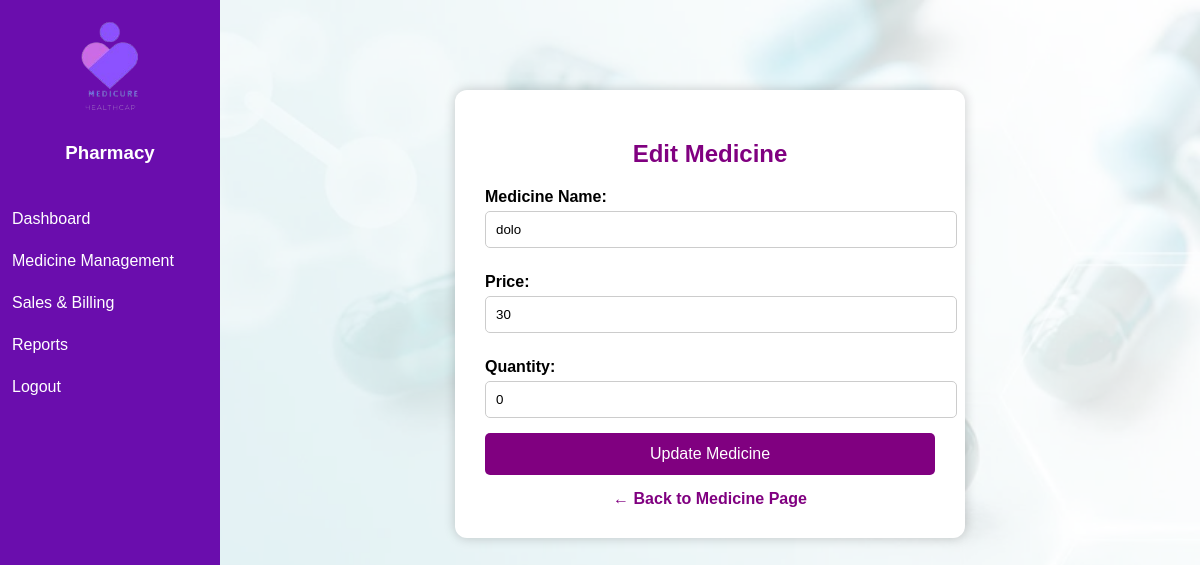
Screenshot of /edit.php?id=8 (signed in) with the database file from the repository.
### tables this page shows
CREATE TABLE IF NOT EXISTS `medicines` (
  `id` int NOT NULL AUTO_INCREMENT,
  `name` varchar(100) NOT NULL,
  `price` float NOT NULL,
  `quantity` int NOT NULL,
  `manufacture_date` date NOT NULL,
  `expiry_date` date NOT NULL,
  PRIMARY KEY (`id`)
);

### edit.php (the view, shortened to what this page needs)
<?php
$conn = new mysqli("localhost", "root", "", "pharmacy_db");
$id = $_GET['id'];
$result = $conn->query("SELECT * FROM medicines WHERE id=$id");
$row = $result->fetch_assoc();
?>
<!DOCTYPE html>
<html>
<head>
</head>
<body>
<div class="sidebar">
    <div style="text-align:center; padding:15px;">
        <img src="image/logo.png" width="80" style="border-radius:50%;">
        <h3 style="color:white;">Pharmacy</h3>
    </div>
    <a href="dashboard.php">Dashboard</a>
    <a href="medicine.php">Medicine Management</a>
        <a href="sales.php">Sales & Billing</a>
    <a href="report.php">Reports</a>
    <a href="logout.php">Logout</a>
</div>
<div class="main">
<div class="edit-card">
<h2>Edit Medicine</h2>
<form method="POST">
    <label>Medicine Name:</label>
    <input type="text" name="name" value="<?php echo $row['name']; ?>" required>
    <label>Price:</label>
    <input type="number" name="price" value="<?php echo $row['price']; ?>" required>
    <label>Quantity:</label>
    <input type="number" name="quantity" value="<?php echo $row['quantity']; ?>" required>
    <button type="submit" name="update">Update Medicine</button>
</form>
<a href="medicine.php" class="back-btn">← Back to Medicine Page</a>
</div>
</div>
</body>
</html>

### edit.php (style rules this page uses)
body { margin: 0; font-family: Arial; background: url('image/w3.jpg') no-repeat center center fixed; background-size: cover; }
body::before { content: ""; position: fixed; width: 100%; height: 100%; background: rgba(255,255,255,0.8); top: 0; left: 0; z-index: -1; }
.sidebar { width: 220px; height: 100vh; background: #6a0dad; position: fixed; }
.sidebar a { display: block; color: white; padding: 12px; text-decoration: none; }
.main { margin-left: 220px; padding: 30px; }
.edit-card { background: white; width: 450px; margin: 60px auto; padding: 30px; border-radius: 12px; box-shadow: 0px 0px 12px rgba(0,0,0,0.2); }
.edit-card h2 { text-align: center; color: purple; margin-bottom: 20px; }
label { font-weight: bold; display: block; margin-top: 10px; }
input { width: 100%; padding: 10px; margin-top: 5px; margin-bottom: 15px; border: 1px solid #ccc; border-radius: 5px; }
button { width: 100%; padding: 12px; background: purple; color: white; border: none; border-radius: 5px; font-size: 16px; }
.back-btn { display: block; text-align: center; margin-top: 15px; text-decoration: none; color: purple; font-weight: bold; }

### rows the page displays
medicines: name "dolo", price "30", quantity "0"
